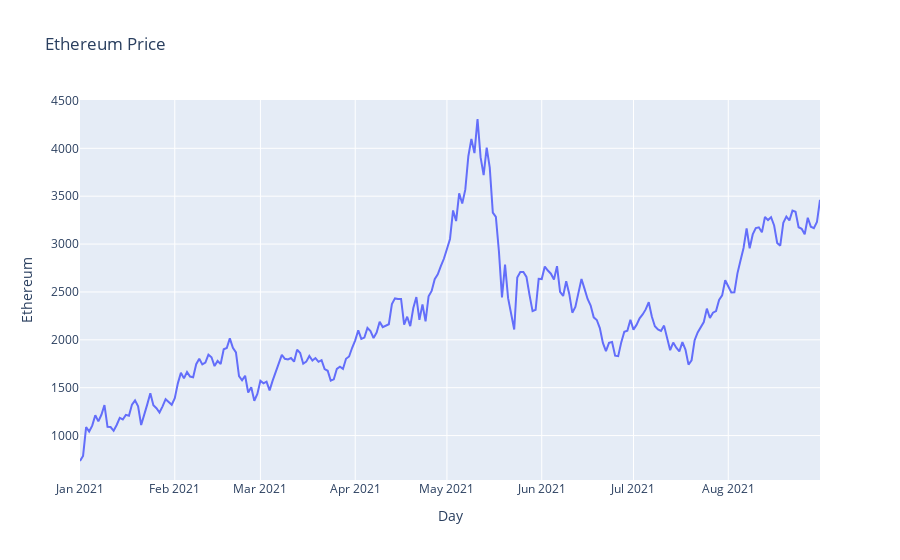

The notebook cell this image was saved under:
### Code cell
eth_prices_chart = px.line(
    eth_prices,
    y="Ethereum",
    title="Ethereum Price",
)
eth_prices_chart

### Figure 1 — Plotly figure (JSON) as saved in the notebook; plotly's stock layout.template omitted (floating-point values rounded to 4 significant figures; data arrays with more than 128 entries replaced by an {"elided": "..."} marker saying what was removed)
{"data": [{"hovertemplate": "Day=%{x}<br>Ethereum=%{y}<extra></extra>", "legendgroup": "", "line": {"color": "#636efa", "dash": "solid"}, "marker": {"symbol": "circle"}, "mode": "lines", "name": "", "orientation": "v", "showlegend": false, "type": "scatter", "x": {"elided": "243 str values"}, "xaxis": "x", "y": {"elided": "243 float values"}, "yaxis": "y"}], "layout": {"legend": {"tracegroupgap": 0}, "title": {"text": "Ethereum Price"}, "xaxis": {"anchor": "y", "domain": [0, 1], "title": {"text": "Day"}}, "yaxis": {"anchor": "x", "domain": [0, 1], "title": {"text": "Ethereum"}}}}
